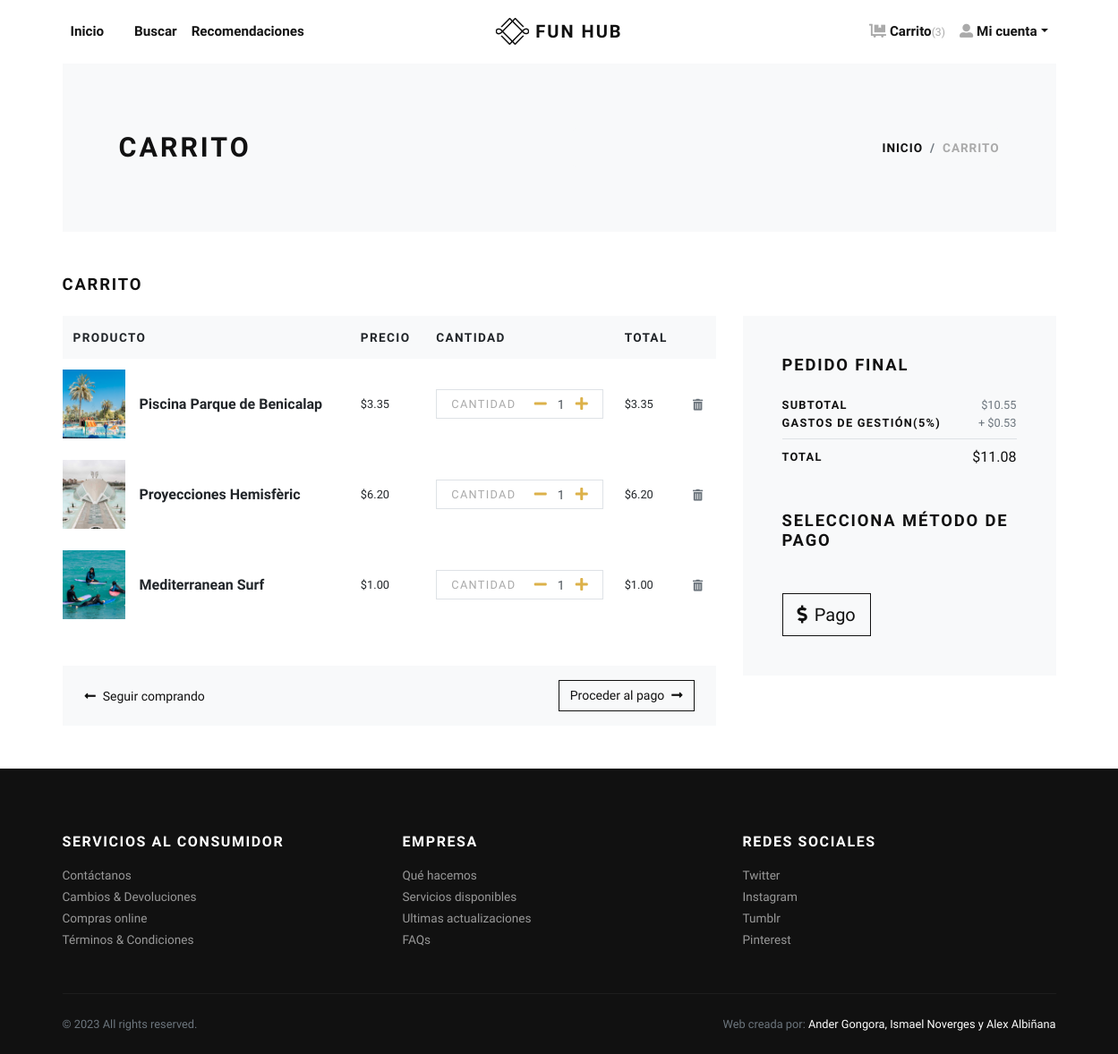
The app's page /cart/ (signed in), older data.
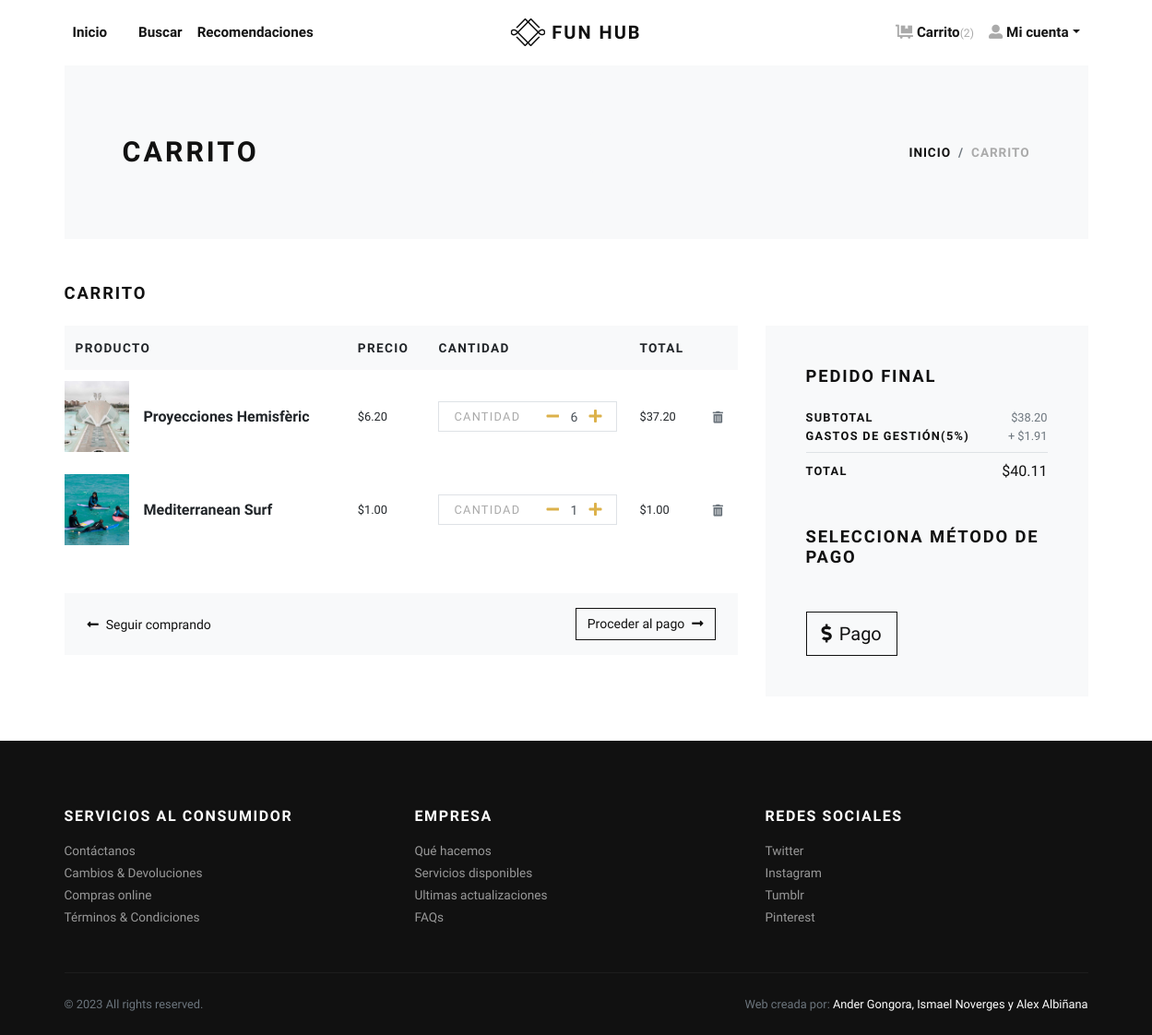
The same page, newer data.
### store/models.py (models this page shows, shortened)
class Cart(models.Model):
    user = models.ForeignKey(User, verbose_name="User", on_delete=models.CASCADE)
    product = models.ForeignKey(Product, verbose_name="Product", on_delete=models.CASCADE)
    quantity = models.PositiveIntegerField(default=1, verbose_name="Quantity")
    created_at = models.DateTimeField(auto_now_add=True, verbose_name="Created Date")
    updated_at = models.DateTimeField(auto_now=True, verbose_name="Updated Date")
    @property
    def total_price(self):
        return self.quantity * self.product.price

class Product(models.Model):
    title = models.CharField(max_length=150, verbose_name="Product Title")
    slug = models.SlugField(max_length=160, verbose_name="Product Slug")
    sku = models.CharField(max_length=255, unique=True, verbose_name="Unique Product ID (SKU)")
    short_description = models.TextField(verbose_name="Short Description")
    detail_description = models.TextField(blank=True, null=True, verbose_name="Detail Description")
    product_image = models.ImageField(upload_to='product', blank=True, null=True, verbose_name="Product Image")
    price = models.DecimalField(max_digits=8, decimal_places=2)
    category = models.ManyToManyField(Category, verbose_name="Product Categories")
    tags = models.ManyToManyField(Tag, blank=True)
    is_active = models.BooleanField(verbose_name="Is Active?")
    is_featured = models.BooleanField(verbose_name="Is Featured?")
    created_at = models.DateTimeField(auto_now_add=True, verbose_name="Created Date")
    updated_at = models.DateTimeField(auto_now=True, verbose_name="Updated Date")
    class Meta:
        verbose_name_plural = 'Products'
        ordering = ('-created_at', )

### store/views.py (the view)
# urls.py: path('cart/', views.cart, name="cart"),
@login_required
def cart(request):
    user = request.user
    cart_products = Cart.objects.filter(user=user)
    amount = decimal.Decimal(0)
    shipping_amount = decimal.Decimal(5)
    cp = [p for p in Cart.objects.all() if p.user==user]
    if cp:
        for p in cp:
            temp_amount = (p.quantity * p.product.price)
            amount += temp_amount
    shipping_amount = round(amount*shipping_amount/100,2)
    addresses = Address.objects.filter(user=user)
    context = {
        'cart_products': cart_products,
        'amount': amount,
        'shipping_amount': shipping_amount,
        'total_amount': amount + shipping_amount,
        'addresses': addresses,
    }
    return render(request, 'store/cart.html', context)

### templates/store/cart.html (shortened to what this page needs)
{% extends 'base.html' %}
{% load static %}
{% load humanize %}
    {% block content %}
      <div class="container">
        <section class="py-5 bg-light">
          <div class="container">
            <div class="row px-4 px-lg-5 py-lg-4 align-items-center">
              <div class="col-lg-6">
                <h1 class="h2 text-uppercase mb-0">Carrito</h1>
              </div>
              <div class="col-lg-6 text-lg-right">
                <nav aria-label="breadcrumb">
                  <ol class="breadcrumb justify-content-lg-end mb-0 px-0">
                    <li class="breadcrumb-item"><a href="index.html">Inicio</a></li>
                    <li class="breadcrumb-item active" aria-current="page">Carrito</li>
                  </ol>
                </nav>
              </div>
            </div>
          </div>
        </section>
        {% if cart_products %}
        <section class="py-5">
          <h2 class="h5 text-uppercase mb-4">Carrito</h2>
          <div class="row">
            <div class="col-lg-8 mb-4 mb-lg-0">
              <div class="table-responsive mb-4">
                <table class="table">
                  <thead class="bg-light">
                    <tr>
                      <th class="border-0" scope="col"> <strong class="text-small text-uppercase">Producto</strong></th>
                      <th class="border-0" scope="col"> <strong class="text-small text-uppercase">Precio</strong></th>
                      <th class="border-0" scope="col"> <strong class="text-small text-uppercase">Cantidad</strong></th>
                      <th class="border-0" scope="col"> <strong class="text-small text-uppercase">Total</strong></th>
                      <th class="border-0" scope="col"> </th>
                    </tr>
                  </thead>
                  <tbody>
                    {% for cart_product in cart_products %}
                    <tr>
                      <th class="pl-0 border-0" scope="row">
                        <div class="media align-items-center">
                          {% if cart_product.product.product_image %}
                            <a class="reset-anchor d-block animsition-link" href="{% url 'store:product-detail' cart_product.product.slug %}"><img src="{{cart_product.product.product_image.url}}" alt="{{cart_product.product.title}}" width="70"/></a>
                          {% else %}
                            <a class="reset-anchor d-block animsition-link" href="{% url 'store:product-detail' cart_product.product.slug %}"><img src="{% static 'img/product-detail-3.jpg' %}" alt="{{cart_product.product.title}}" width="70"/></a>
                          {% endif %}
                          <div class="media-body ml-3"><strong class="h6"><a class="reset-anchor animsition-link" href="{% url 'store:product-detail' cart_product.product.slug %}">{{cart_product.product.title}}</a></strong></div>
                        </div>
                      </th>
                      <td class="align-middle border-0">
                        <p class="mb-0 small">${{cart_product.product.price}}</p>
                      </td>
                      <td class="align-middle border-0">
                        <div class="border d-flex align-items-center justify-content-between px-3"><span class="small text-uppercase text-gray headings-font-family">Cantidad</span>
                          <div class="quantity">
                            <a href="{% url 'store:minus-cart' cart_product.id %}" class="dec-btn p-0 ml-2"><i class="fas fa-minus"></i></a>
                            <input class="form-control form-control-sm border-0 shadow-0 p-0" type="text" value="{{cart_product.quantity}}"/>
                            <a href="{% url 'store:plus-cart' cart_product.id %}" class="inc-btn p-0"><i class="fas fa-plus"></i></a>
                          </div>
                        </div>
                      </td>
                      <td class="align-middle border-0">
                        <p class="mb-0 small">${{cart_product.total_price|intcomma}}</p>
                      </td>
                      <td class="align-middle border-0"><a class="reset-anchor" href="{% url 'store:remove-cart' cart_product.id %}"><i class="fas fa-trash-alt small text-muted"></i></a></td>
                    </tr>
                    {% endfor %}
                  </tbody>
                </table>
              </div>
              <div class="bg-light px-4 py-3">
                <div class="row align-items-center text-center">
                  <div class="col-md-6 mb-3 mb-md-0 text-md-left"><a class="btn btn-link p-0 text-dark btn-sm" href="{% url 'store:home' %}"><i class="fas fa-long-arrow-alt-left mr-2"> </i>Seguir comprando</a></div>
                  <div class="col-md-6 text-md-right"><a class="btn btn-outline-dark btn-sm" href="checkout.html">Proceder al pago<i class="fas fa-long-arrow-alt-right ml-2"></i></a></div>
                </div>
              </div>
            </div>
            <div class="col-lg-4">
              <div class="card border-0 rounded-0 p-lg-4 bg-light">
                <div class="card-body">
                  <h5 class="text-uppercase mb-4">Pedido final</h5>
                  <ul class="list-unstyled mb-0">
                    <li class="d-flex align-items-center justify-content-between"><strong class="text-uppercase small font-weight-bold">Subtotal</strong><span class="text-muted small">${{amount|intcomma}}</span></li>
                    <li class="d-flex align-items-center justify-content-between"><strong class="text-uppercase small font-weight-bold">Gastos de gestión(5%)</strong><span class="text-muted small">+ ${{shipping_amount}}</span></li>
                    <li class="border-bottom my-2"></li>
                    <li class="d-flex align-items-center justify-content-between mb-4"><strong class="text-uppercase small font-weight-bold">Total</strong><span>${{total_amount|intcomma}}</span></li>
                  </ul>
                  <h5 class="text-uppercase my-5">Selecciona método de pago</h5>
                  <form action="{% url 'store:checkout' %}" id="myform">
                    <button type="submit" class="btn btn-dark btn-lg btn-outline-dark" type="submit"> <i class="fas fa-dollar-sign mr-2"></i>Pago</button>
                  </form>
                </div>
              </div>
            </div>
          </div>
        </section>
        {% else %}
          <div class="text-center py-5">
            <h3 class="mb-3">Tu carrito está vacio.</h3>
            <a href="{% url 'store:home' %}"><i class="fas fa-long-arrow-alt-left mr-2"> </i>Seguir comprando</a>
          </div>
        {% endif %}
      </div>
      {% endblock content %}

### templates/base.html (shortened to what this page needs)
{% load static %}
<!DOCTYPE html>
<html>
  <head>
    <link rel="stylesheet" href="{% static 'vendor/bootstrap/css/bootstrap.min.css' %}">
    <link rel="stylesheet" href="{% static 'vendor/lightbox2/css/lightbox.min.css' %}">
    <link rel="stylesheet" href="{% static 'vendor/nouislider/nouislider.min.css' %}">
    <link rel="stylesheet" href="{% static 'vendor/bootstrap-select/css/bootstrap-select.min.css' %}">
    <link rel="stylesheet" href="{% static 'vendor/owl.carousel2/assets/owl.carousel.min.css' %}">
    <link rel="stylesheet" href="{% static 'vendor/owl.carousel2/assets/owl.theme.default.css' %}">
    <link rel="stylesheet" href="{% static 'css/style.default.css' %}" id="theme-stylesheet">
    <link rel="stylesheet" href="{% static 'css/custom.css' %}">
  </head>
  <body>
    <div class="page-holder">
      {% include 'navbar.html' %}
      {% block content %}
      {% endblock content %}
      {% include 'footer.html' %}
      {% include 'scripts.html' %}

### templates/navbar.html (shortened to what this page needs)
{% load static %}
      <header class="header bg-white">
        <div class="container px-0 px-lg-3">
          <nav class="navbar navbar-expand-lg navbar-light py-3 px-lg-0">
            <a class="navbar-brand" href="{% url 'store:home' %}"><span class="font-weight-bold text-uppercase text-dark"><img src="{% static 'img/Fun_Hub.png' %}"  height="30" class="d-inline-block align-top" alt="">
               Fun Hub</span></a>
            <div class="collapse navbar-collapse" id="navbarSupportedContent">
              <ul class="navbar-nav mr-auto">
                <li class="nav-item">
                  <a class="nav-link" href="{% url 'store:home' %}">Inicio</a>
                </li>
                <li class="nav-item">
                  <a class="nav-link" href="{% url 'store:search' %}"><svg width="18" height="18" class="theme-line-0"><use xlink:href="#find-1"></use></svg>Buscar</a>
                </li>
                <li class="nav-item">
                  <a class="nav-link" href="{% url 'store:recomendaciones' %}">Recomendaciones</a>
                </li>
              </ul>
              <ul class="navbar-nav ml-auto">
                {% if request.user.is_authenticated %}
                  <li class="nav-item"><a class="nav-link" href="{% url 'store:cart' %}"> <i class="fas fa-dolly-flatbed mr-1 text-gray"></i>Carrito<small class="text-gray">({{cart_items.count}})</small></a></li>
                  <li class="nav-item dropdown"><a class="nav-link dropdown-toggle" id="pagesDropdown" href="#" data-toggle="dropdown" aria-haspopup="true" aria-expanded="false"><i class="fas fa-user-alt mr-1 text-gray"></i>Mi cuenta</a></a>
                </li>
                {% else %}
                  <li class="nav-item"><a class="nav-link" href="{% url 'store:login' %}">Iniciar sesión</a></li>
                  <li class="nav-item"><a class="nav-link" href="{% url 'store:register' %}">Crear cuenta</a></li>
                {% endif %}
              </ul>
            </div>
          </nav>
        </div>
      </header>

### templates/footer.html
<footer class="bg-dark text-white">
        <div class="container py-4">
          <div class="row py-5">
            <div class="col-md-4 mb-3 mb-md-0">
              <h6 class="text-uppercase mb-3">Servicios al consumidor</h6>
              <ul class="list-unstyled mb-0">
                <li><a class="footer-link" href="#">Contáctanos</a></li>
                <li><a class="footer-link" href="#">Cambios &amp; Devoluciones</a></li>
                <li><a class="footer-link" href="#">Compras online</a></li>
                <li><a class="footer-link" href="#">Términos &amp; Condiciones</a></li>
              </ul>
            </div>
            <div class="col-md-4 mb-3 mb-md-0">
              <h6 class="text-uppercase mb-3">Empresa</h6>
              <ul class="list-unstyled mb-0">
                <li><a class="footer-link" href="#">Qué hacemos</a></li>
                <li><a class="footer-link" href="#">Servicios disponibles</a></li>
                <li><a class="footer-link" href="#">Ultimas actualizaciones</a></li>
                <li><a class="footer-link" href="#">FAQs</a></li>
              </ul>
            </div>
            <div class="col-md-4">
              <h6 class="text-uppercase mb-3">Redes sociales</h6>
              <ul class="list-unstyled mb-0">
                <li><a class="footer-link" href="#">Twitter</a></li>
                <li><a class="footer-link" href="#">Instagram</a></li>
                <li><a class="footer-link" href="#">Tumblr</a></li>
                <li><a class="footer-link" href="#">Pinterest</a></li>
              </ul>
            </div>
          </div>
          <div class="border-top pt-4" style="border-color: #1d1d1d !important">
            <div class="row">
              <div class="col-lg-6">
                <p class="small text-muted mb-0">&copy; 2023 All rights reserved.</p>
              </div>
              <div class="col-lg-6 text-lg-right">
                <p class="small text-muted mb-0">
                  Web creada por:
                  <a class="text-white reset-anchor" href="#" target="_blank">Ander Gongora, Ismael Noverges y Alex Albiñana</a>
                </p>
              </div>
            </div>
          </div>
        </div>
      </footer>

### templates/scripts.html (shortened to what this page needs)
{% load static %}
      <link rel="stylesheet" href="https://use.fontawesome.com/releases/v5.7.1/css/all.css">
    </div>
  </body>
</html>

Row changes from the older to the newer data that the page shows:
removed Cart: product.product_image (picture), product "Piscina Parque de Benicalap", product.price "3.35", quantity "1", total_price "3.35"
changed Cart "Proyecciones Hemisfèric": quantity "1" → "6"; total_price "6.20" → "37.20"
Text that changed along with them:
{{ cart_items.count }}: "3" → "2"
{{ amount|intcomma }}: "10.55" → "38.20"
{{ shipping_amount }}: "0.53" → "1.91"
{{ total_amount|intcomma }}: "11.08" → "40.11"
